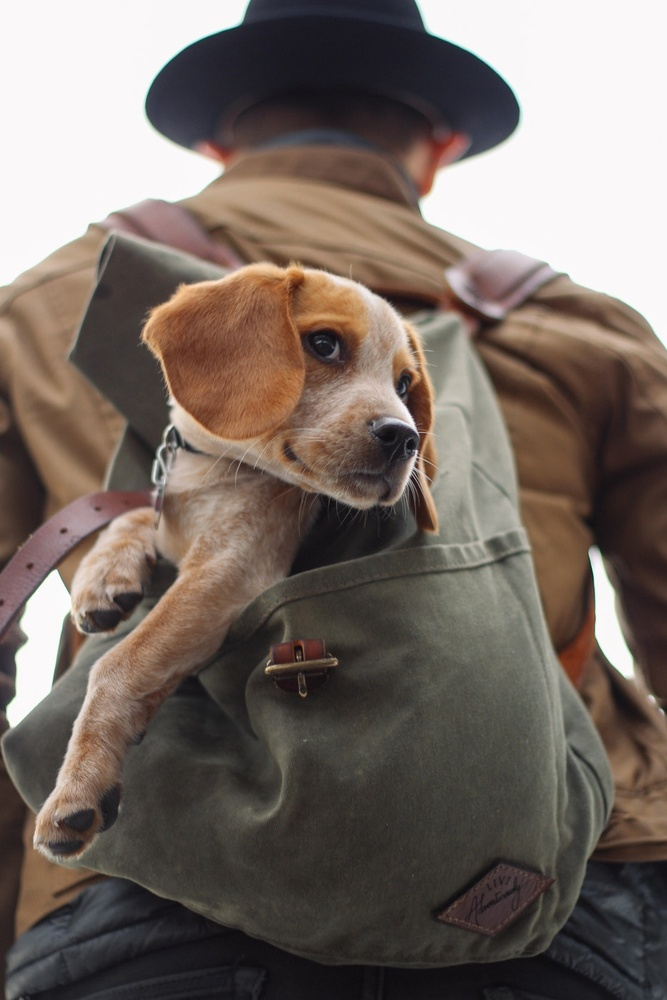
#> input picture dog_backpack.jpg, 667 x 1000 px, shrunk from 934 x 1401 before the run
$ python ColoredQuadrants.py
#> lines starting #> are read from the running program, lines starting #| are printed output that depends on the picture
#This script changes the colors in  quadrants 1, 2, and 4
#The 3rd quadrant will remain the same color as originally read in

import cv2
import numpy as np
import matplotlib.pyplot as plt


#################################
#### SHOWING IMAGE WITH CV ######
#################################


#Read in the image to be changed
img = cv2.imread('dog_backpack.jpg')
#> img is the input picture: shape (1000, 667, 3); mean B, G, R 99.5, 106.7, 118

#Used to find the height and width of read in file
img_width = img.shape[0]
#> img_width = 1000
img_height = img.shape[1]
#> img_height = 667
print('images width is: ', img_width)
#| images width is:  1000
print('\nimages height is: ', img_height)
#| images height is:  667

img_mid = (int(img_width/2), int(img_height/2))
#> img_mid = (500, 333)
print(img_mid)
#| (500, 333)

#Turns the 1st quadrant red
img[0:img_mid[0],0:img_mid[1],0:2] = 0
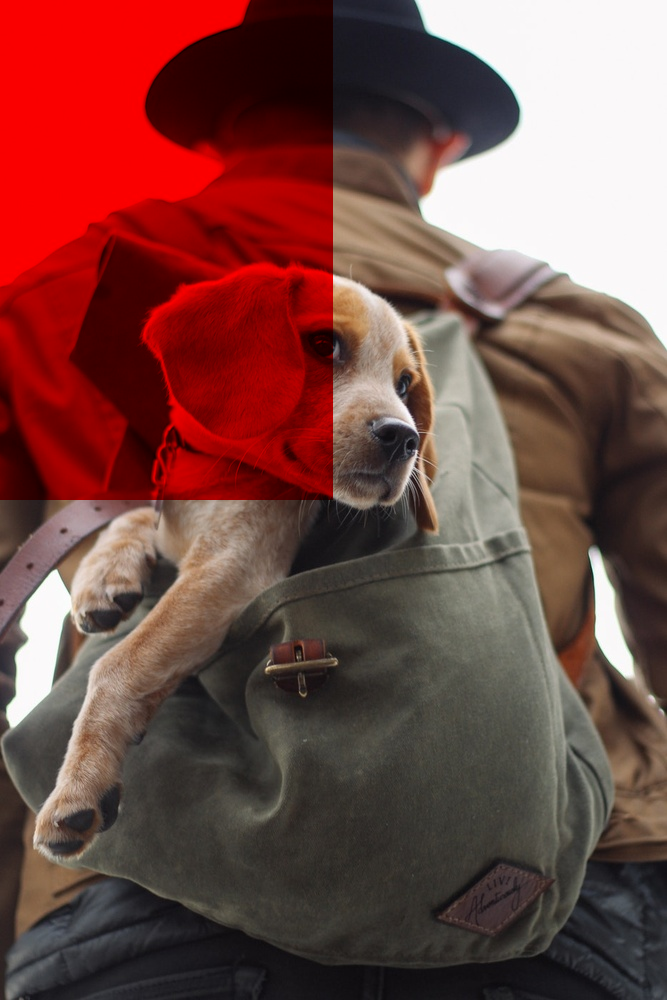
#> img: shape (1000, 667, 3); mean B, G, R 68.7, 73.4, 118

#Turns the 2st quadrant green
img[0:img_mid[0],img_mid[1]:img_height,0] = 0
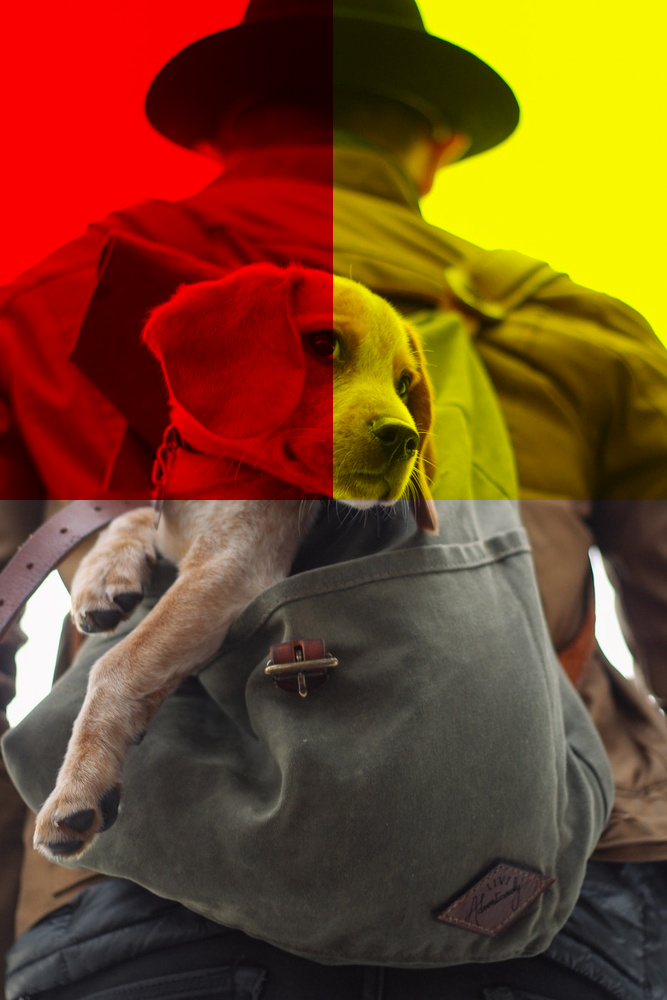
#> img: shape (1000, 667, 3); mean B, G, R 33.9, 73.4, 118
img[0:img_mid[0],img_mid[1]:img_height,2] = 0
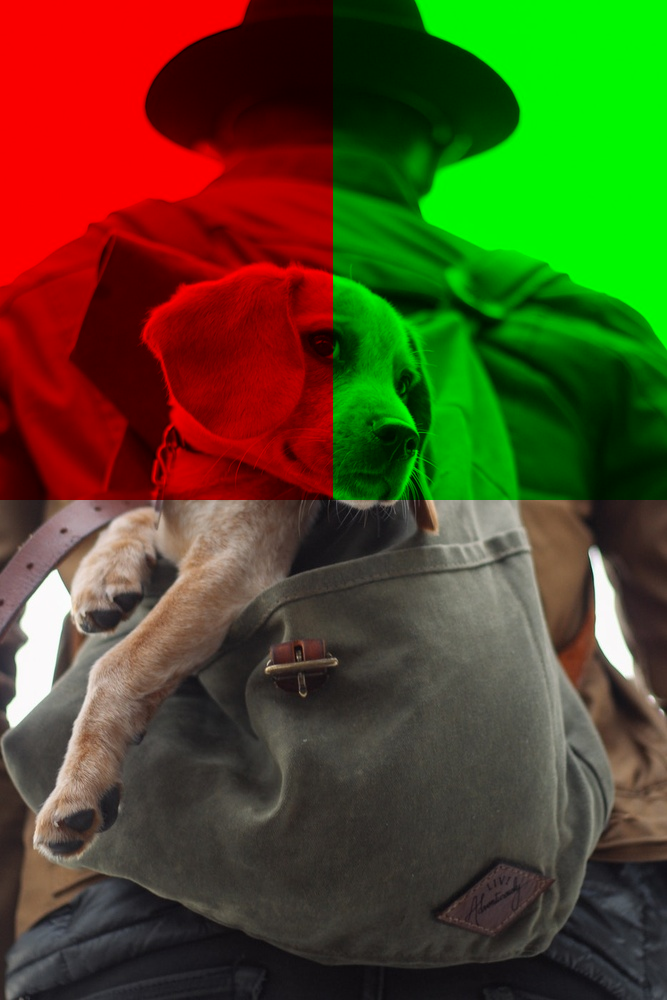
#> img: shape (1000, 667, 3); mean B, G, R 33.9, 73.4, 78.8

#Turns the 4th quadrant blue
img[img_mid[0]:img_width,0:img_mid[1],1:3] = 0
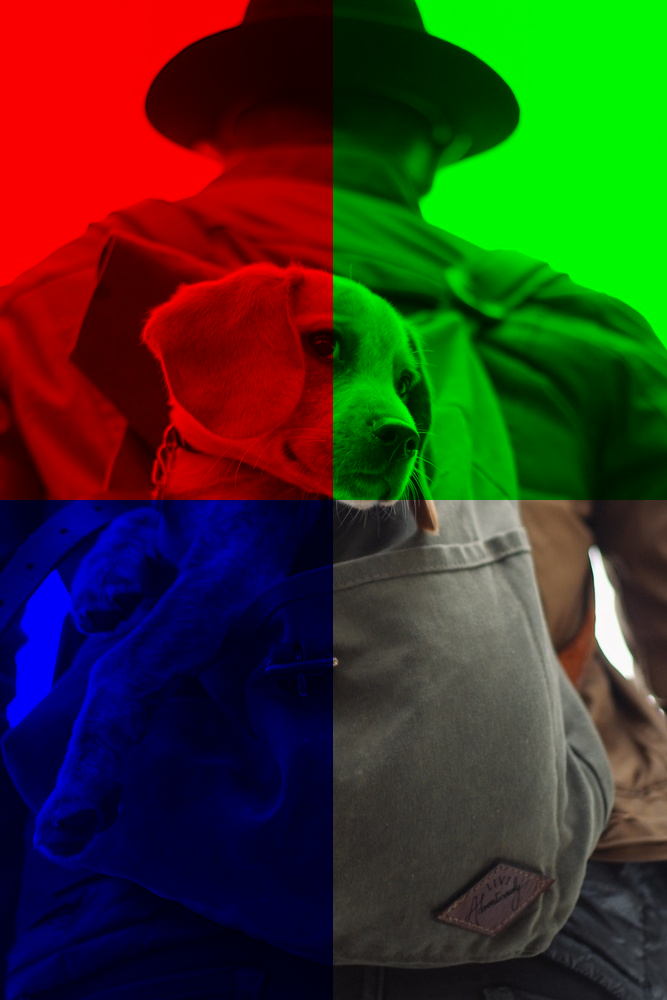
#> img: shape (1000, 667, 3); mean B, G, R 33.9, 53.9, 56.8


while True:
    cv2.imshow("image", img)

    if cv2.waitKey(1) & 0xFF == ord('q'):
#> (key q is pressed here)
        break

cv2.destroyAllWindows

$ run again, with flipped_fixed_img.jpg copied over dog_backpack.jpg
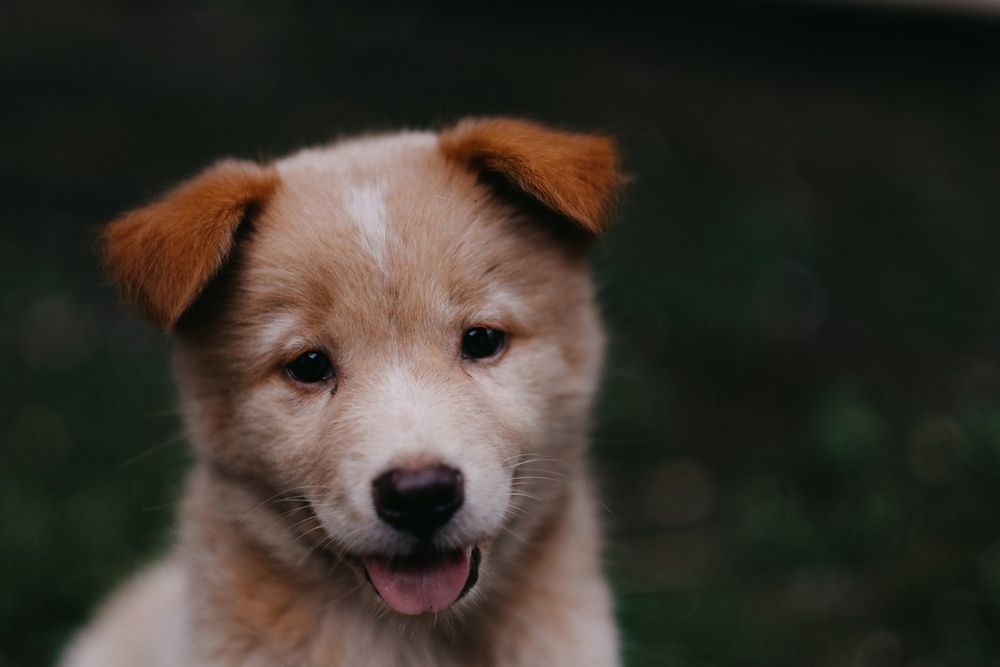
#> input picture flipped_fixed_img.jpg, 1000 x 667 px, shrunk from 1950 x 1300 before the run
#> img is the input picture: shape (667, 1000, 3); mean B, G, R 43.8, 51.8, 57.3
#| images width is:  667
#| images height is:  1000
#| (333, 500)
#> `img[0:img_mid[0],img_mid[1]:img_height,2] = 0`:
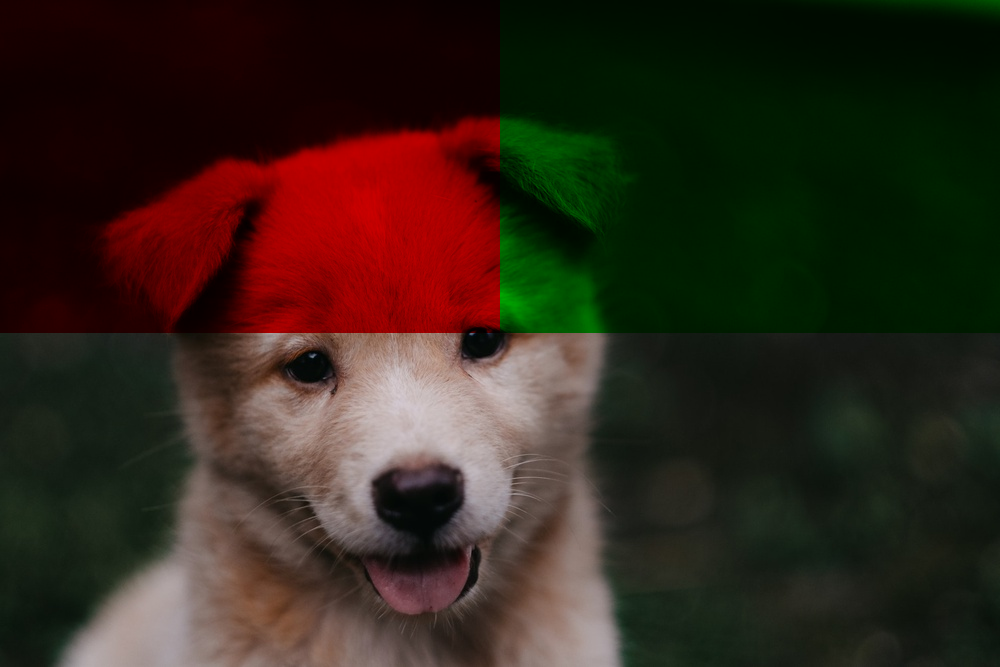
#> img: shape (667, 1000, 3); mean B, G, R 26.7, 37.9, 49.8
#> `img[img_mid[0]:img_width,0:img_mid[1],1:3] = 0`:
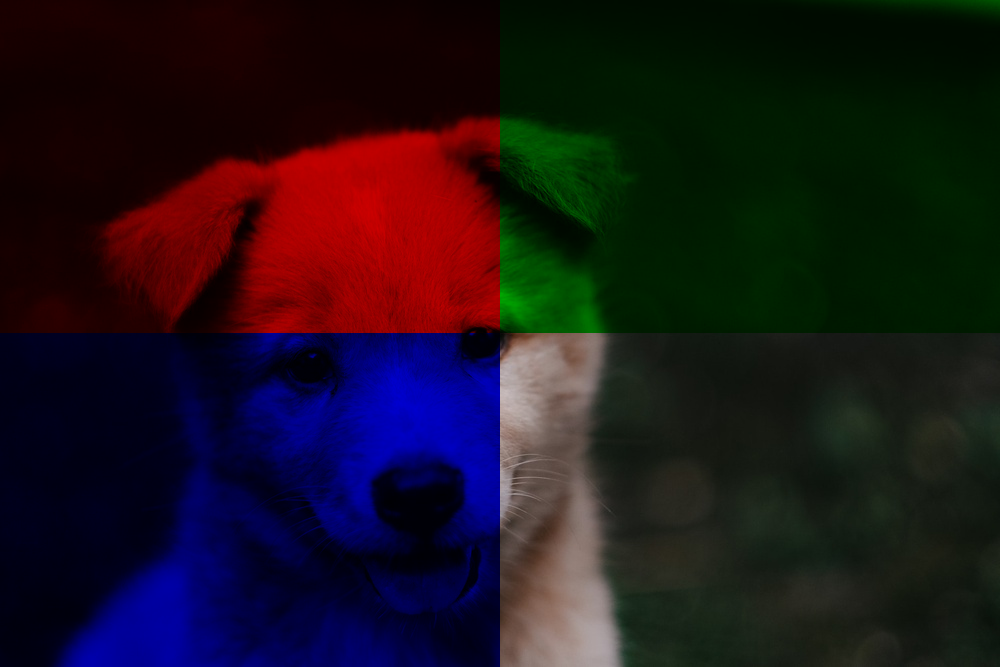
#> img: shape (667, 1000, 3); mean B, G, R 26.7, 19.1, 28.5
